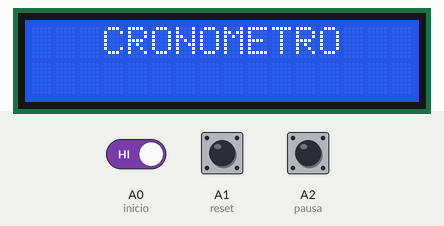
A sketch run on a simulated Arduino Uno, built with avr-gcc and run on an emulated ATmega328P. Parts: 16×2 character LCD. The inputs (shaded band) are chosen by the test bench; at power-on: A0 (inicio) HIGH, A1 (reset) HIGH, A2 (pausa) HIGH.

Above: at 0.1 s.
At 5.5 s:
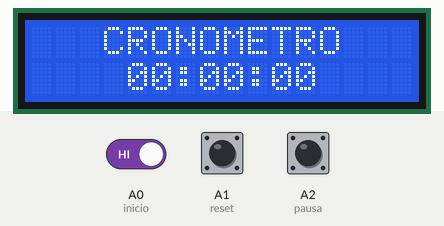
5.6 s: A0 (inicio) driven LOW
At 7.4 s:
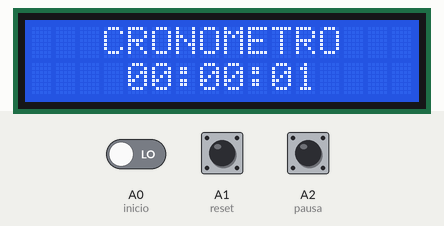
Timing chart, 0 to 8.9 s (numbered marks = the images above; inputs shaded):
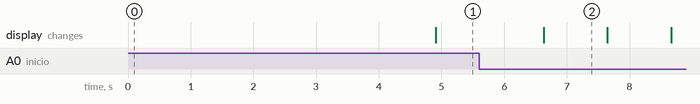

Measured:
- after the input at 5.6 s, the display: changes after 1.0 s (image 2)
- what the display in image 2 shows lasts 1.0 s, from 6.6 s to 7.6 s

The sketch:

TechBalance.ino
```cpp
#include <LiquidCrystal.h>
LiquidCrystal lcd(7, 6, 5, 4, 3, 2);
int k;
unsigned int horas = 0;
unsigned int minutos = 0;
unsigned int segundos = 0;
unsigned int centesimos =0;
unsigned int milisegundos;
int reset = A1;
int inicio = A0;
int pausa = A2;
int ledRojo= 9;


void setup(){
  pinMode(pausa,INPUT);
  pinMode(reset, INPUT);
  pinMode(inicio, INPUT);
  lcd.begin(16,2);
  lcd.setCursor(3,0);
  lcd.print("CRONOMETRO");
}

void loop(){
  if (digitalRead(reset) == LOW){
  	k=0;
  }
  if (digitalRead(pausa) == LOW){
  	k=1;
  }
  if (digitalRead(inicio) == LOW){
  	k=2;
  }
  switch (k) {
    case 0:
      horas = 0;
      minutos = 0;
      segundos = 0;
      apagarLed();
    case 1:
    	delay (40);
   		apagarLed();
    case 2:
    	cronometro();
    	encenderLed();
  }}

void cronometro(){
  milisegundos = millis ();
  if(milisegundos % 10 == 0){
  centesimos++;
  if(centesimos == 100){
  centesimos = 0;
  segundos++;
  }
  if(segundos == 60){
  segundos = 0;
  minutos++;
  }
  if(minutos == 60){
  minutos = 0;
  horas++;
  }
  lcd.setCursor(4,1);
  if(horas < 10){
  lcd.print("0");
  }
  lcd.print(horas);
  lcd.print(":");
  lcd.setCursor(7,1);
  if(minutos < 10){
  lcd.print("0");
  }
  lcd.print(minutos);
  lcd.print(":");
  lcd.setCursor(10,1);
  if(segundos < 10){
  lcd.print("0");
  }
  lcd.print(segundos);
  }}

void encenderLed(){
	if(digitalRead(inicio)== LOW){
    digitalWrite(ledRojo,HIGH);
  }}

void apagarLed(){
	if(digitalRead(reset)== LOW){
    digitalWrite(ledRojo,LOW);
    }
  if(digitalRead(pausa)== LOW){
    digitalWrite(ledRojo,LOW);
  }}
```
